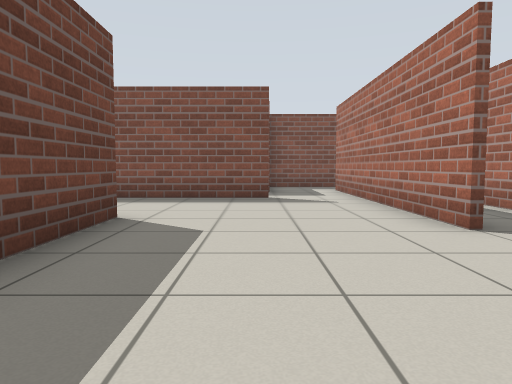
[1] (above)

17 first-person views from a walk through a Gazebo world. The camera is 0.72 m above the floor, tilts 4° down and sees 70° across. The floor is counted in squares, 1 m on a side. Each view is taken from the middle of a square. On the plan, view 1 faces up. The plan holds only what a view shows up to about 11 squares ahead; the rest is blank.

[2]
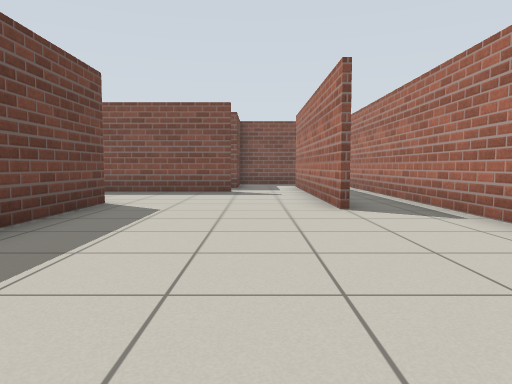

[3]
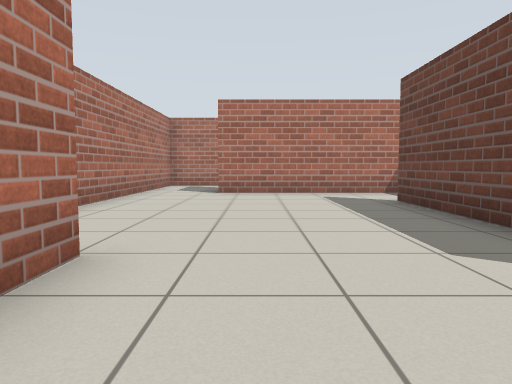

[4]
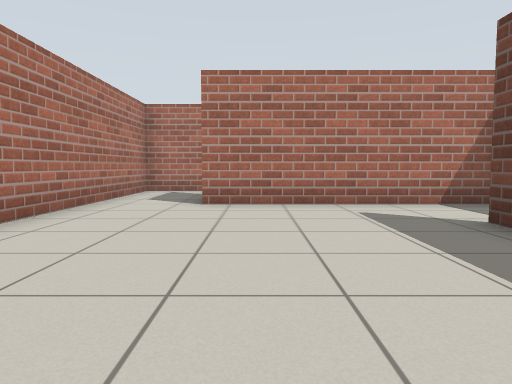

[5]
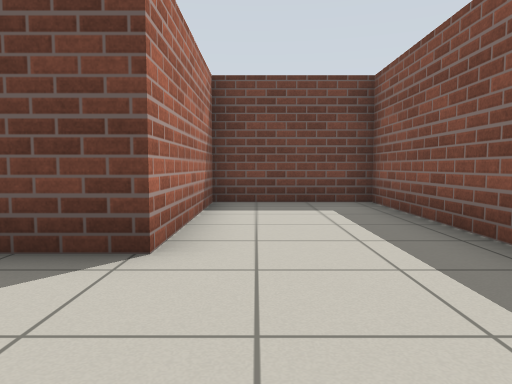

[6]
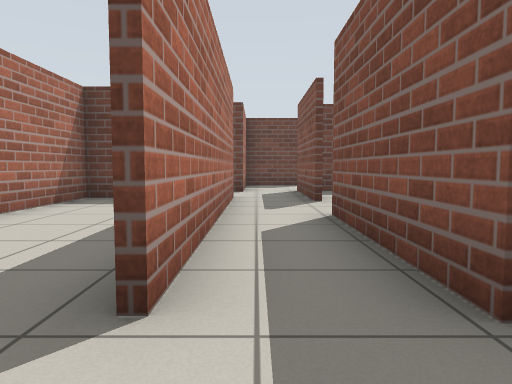

[7]
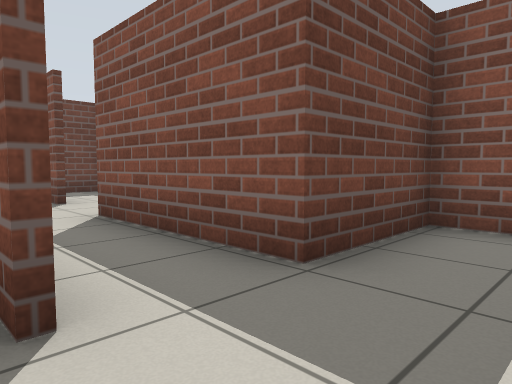

[8]
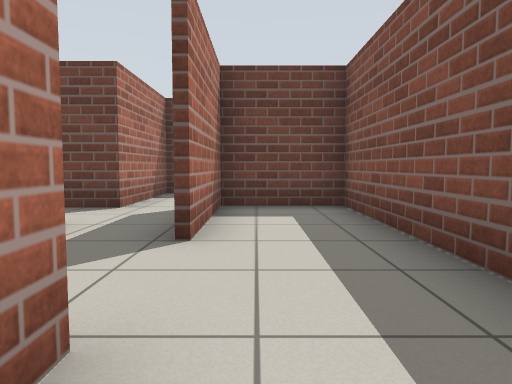

[9]
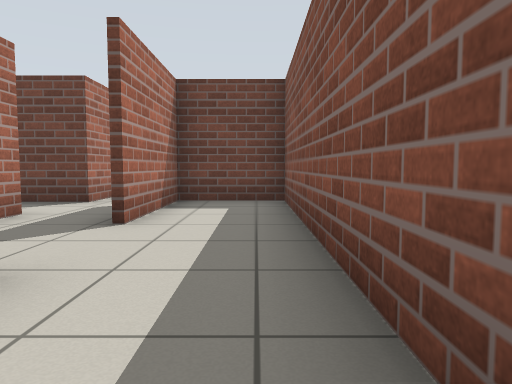

[10]
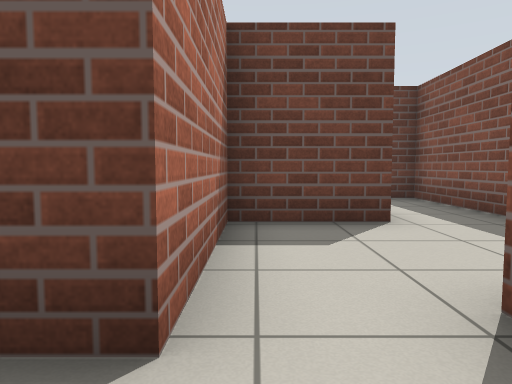

[11]
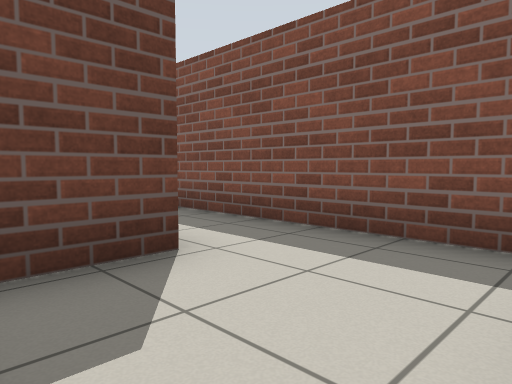

[12]
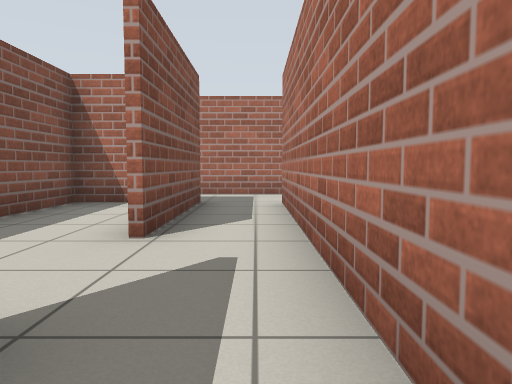

[13]
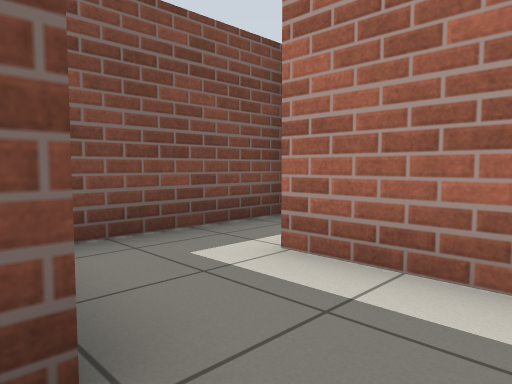

[14]
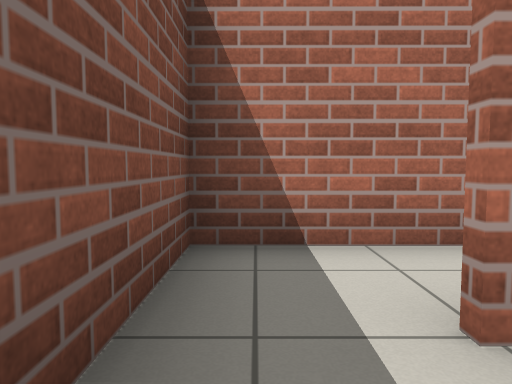

[15]
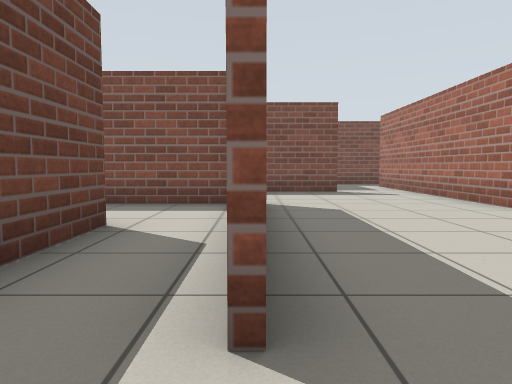

[16]
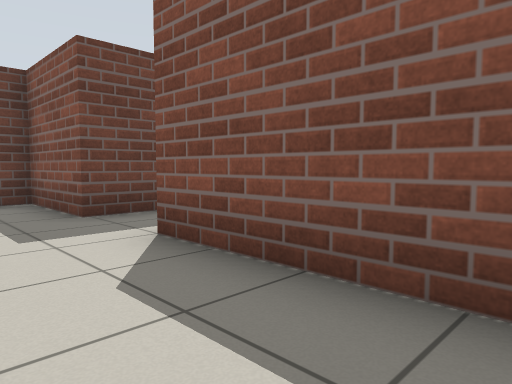

[17]
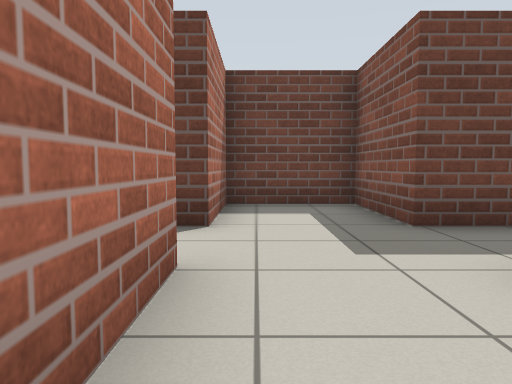

### Floor plan
Ten units are one square. View 1 is at (0, 0); x grows to the right and y downward. Boxes are objects, and circles mark ways between rooms. Rooms are numbered by the first view taken in them; rooms with no view inside come last. Other rooms are left out.
<svg viewBox="-122 -131 170 202">
<path fill="none" stroke="#000" d="M24 -40 24 -84M42 -25 42 -50M-25 29 21 29M4 -83 -63 -83 -63 -51 -20 -51 -20 6M25 66 42 66 42 -5M4 -116 4 -101 -35 -101M24 -84 24 -111M-55 -85 4 -85M-35 -103 -29 -103M1 -126 -86 -126 -86 -103 -55 -103M2 -115 2 -126M-66 -24 -47 -24M-38 -25 -38 -5M-25 -50 -65 -50M-65 -85 -55 -85M-83 -87 -83 -50 -109 -50 -109 -24 -83 -24M-94 -85 -82 -85M-55 -101 -84 -101M-35 29 -25 29M4 -126 4 -116M26 -126 1 -126M42 -50 43 -126 26 -126M-117 -107 -117 -85 -94 -85"/>
<circle cx="15" cy="-80" r="3" fill="#2a7"/>
<circle cx="-20" cy="15" r="3" fill="#2a7"/>
<circle cx="-45" cy="-100" r="3" fill="#2a7"/>
<circle cx="-60" cy="-90" r="3" fill="#2a7"/>
<circle cx="15" cy="-105" r="3" fill="#2a7"/>
<circle cx="-85" cy="-90" r="3" fill="#2a7"/>
<circle cx="30" cy="-120" r="3" fill="#2a7"/>
<text x="0" y="-20">1</text>
<text x="-10" y="-90">2</text>
<text x="-50" y="-120">3</text>
<text x="-60" y="-40">4</text>
<text x="10" y="-120">5</text>
<text x="40" y="-100">6</text>
<text x="-110" y="-100">7</text>
</svg>
Room 1 opens to room 2. Room 1 opens to room 4. Room 2 opens to room 3. Room 2 opens to room 4. Room 2 opens to room 5. Room 4 opens to room 7. Room 5 opens to room 6.

Where each view was taken, in squares from view 1:
view 1: 0 up, 0 right, facing up
view 2: 2 down, 1 right, facing up
view 3: 7 up, 1 right, facing down
view 4: 4 up, 1 right, facing down
view 5: 6 up, 1 right, facing left
view 6: 9 up, 2 right, facing left
view 7: 8 up, 2 right, facing up-left
view 8: 11 up, 2 left, facing left
view 9: 12 up, 1 left, facing left
view 10: 9 up, 7 left, facing left
view 11: 9 up, 9 left, facing up-left
view 12: 9 up, 7 left, facing right
view 13: 9 up, 0 right, facing up-right
view 14: 12 up, 1 right, facing right
view 15: 2 down, 2 left, facing up
view 16: 3 up, 3 left, facing up-left
view 17: 3 up, 4 left, facing left
